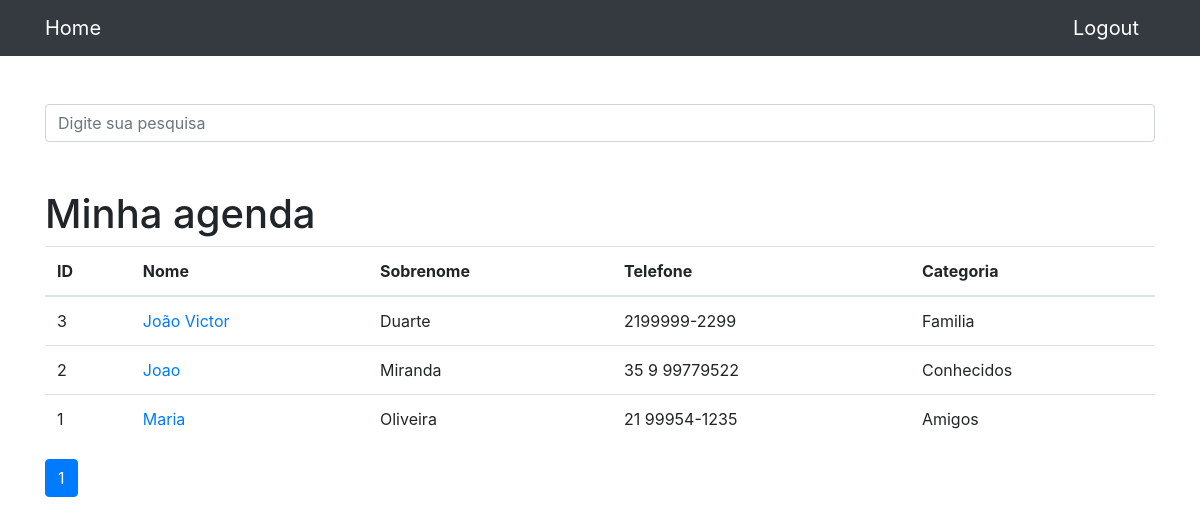
Before: / (signed in) with the older database file.
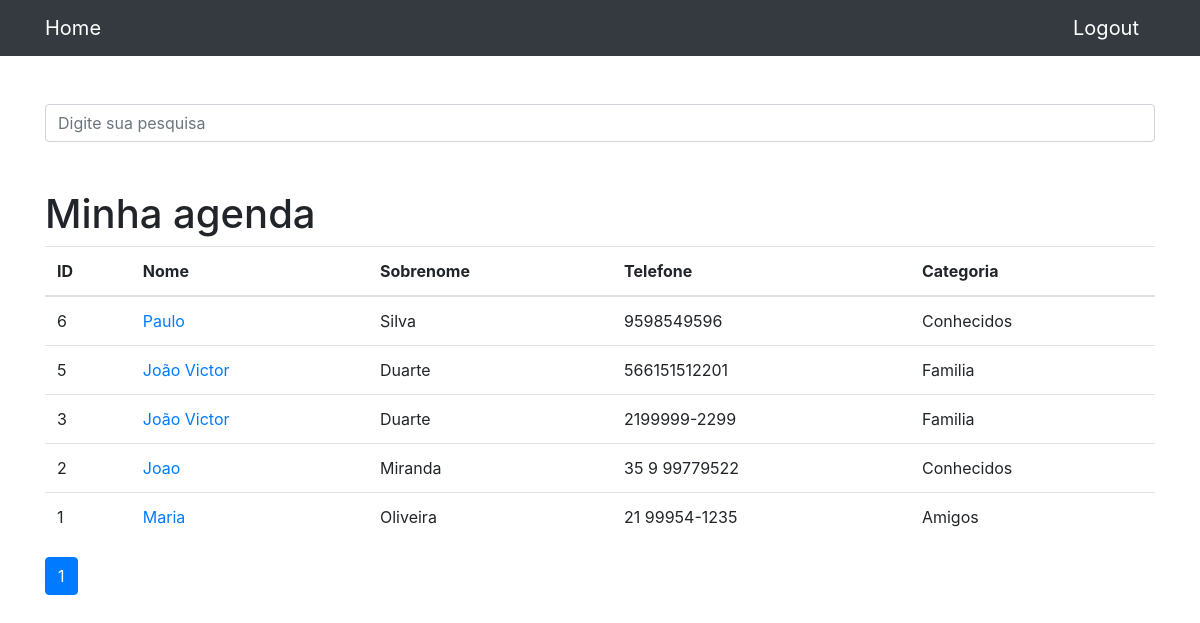
After: the same page with the newer database file.
### contatos/models.py (models this page shows, shortened)
class Contato(models.Model):
    nome = models.CharField(max_length=255)
    sobrenome = models.CharField(max_length=255, blank=True)
    telefone = models.CharField(max_length=255)
    email = models.CharField(max_length=255, blank=True)
    data_criacao = models.DateTimeField(default=timezone.now)
    descicao = models.TextField(blank=True)
    categoria = models.ForeignKey(Categoria, on_delete=models.DO_NOTHING)
    mostrar = models.BooleanField(default=True)
    foto = models.ImageField(blank=True, upload_to='fotos/%Y/%m/%d')

class Categoria(models.Model):
    nome = models.CharField(max_length=255)
    def __str__(self) -> str:
        return self.nome

### contatos/views.py (the view)
# urls.py: path('', views.index, name='index'),
def index(request):
    contatos = Contato.objects.order_by('-id').filter(
        mostrar=True
    )
    paginator = Paginator(contatos, 20)
    page = request.GET.get('p')
    contatos = paginator.get_page(page)
    return render(request, 'contatos/index.html', {
        'contatos': contatos
})

### contatos/templates/contatos/index.html (shortened to what this page needs)
{% extends 'base.html' %}
{% block conteudo %}
    {% if user.is_authenticated %}
        <h1 class="mt-5">Minha agenda</h1>
        <table class="table">
        <thead>
            <tr>
            <th>ID</th>
            <th>Nome</th>
            <th>Sobrenome</th>
            <th>Telefone</th>
            <th>Categoria</th>
            </tr>
        </thead>
        <tbody>
            <tr>
            {% for contato in contatos %}
                {% if contato.mostrar %}
                <td>{{ contato.id }}</td>
                <td>
                    <a href="{% url 'ver_contato' contato.id %}"> {{contato.nome}}</a>
                </td>
                <td>{{contato.sobrenome}}</td>
                <td>{{contato.telefone}}</td>
                <td>{{contato.categoria}}</td>
                </tr>
                {% endif %}
            {% endfor %}
        </tbody>
        </table>
        <nav aria-label="Page navigation example">
            <ul class="pagination">
                {% for pagina in contatos.paginator.page_range %}
                    {% if contatos.number == pagina %}
                        <li class="page-item active"><a class="page-link" href="?p={{ pagina }}">{{pagina}}</a></li>
                    {% else %}
                        <li class="page-item"><a class="page-link" href="?p={{ pagina }}">{{pagina}}</a></li>
                    {% endif %}
                {% endfor %}
            </ul>
        </nav>
    {% endif %}
{%endblock%}

### templates/base.html (shortened to what this page needs)
{% load static %}
<!DOCTYPE html>
<html lang="pt">
<head>
  {% include 'parciais/_head.html' %}
</head>
{% include 'parciais/_nav.html' %}
<body>
  <div class="container">
    <div class="row">
      <div class="col-lg-12">
        {% if 'accounts' not in request.path and user.is_authenticated  %}
            <br><br>
          <form method="get" action="{% url 'busca' %}">
            <div class="form-group row">
              <div class="col-12">
                <input class="form-control"
                      type="search" value="{{ request.GET.termo }}"
                      id="search-input"
                      placeholder="Digite sua pesquisa"
                      name="termo">
              </div>
            </div>
          </form>
          {% endif %}
          {% block conteudo %} {%endblock%}
      </div>
    </div>
  </div>
</body>
</html>

### templates/parciais/_head.html (shortened to what this page needs)
{% load static %}
<link href="{% static 'vendor/bootstrap/css/bootstrap.min.css' %}" rel="stylesheet">

### templates/parciais/_nav.html (shortened to what this page needs)
  <nav class="navbar navbar-expand-lg navbar-dark bg-dark static-top">
    <div class="container">
      <a class="navbar-brand" href="{% url 'index'%}">Home</a>
      {% if request.user.is_authenticated %}
        <a class="navbar-brand" href="{% url 'login' %}"> Logout </a>
      {% else %}
        <div class="container" style="margin-left: 800px;">
          <a class="navbar-brand" href="{% url 'logout' %}"> Login </a>
          <a class="navbar-brand" href="{% url 'cadastro' %}"> Registrar </a>
      </div>
      {% endif %}
    </div>
  </nav>

Changed rows visible on the page:
added Contato: id "6", nome "Paulo", sobrenome "Silva", telefone "9598549596", categoria "Conhecidos"
added Contato: id "5", nome "João Victor", sobrenome "Duarte", telefone "566151512201", categoria "Familia"
